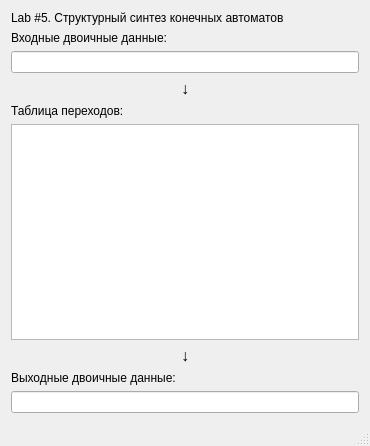
<?xml version="1.0" encoding="UTF-8"?>
<ui version="4.0">
 <class>MainWindow</class>
 <widget class="QMainWindow" name="MainWindow">
  <property name="geometry">
   <rect>
    <x>0</x>
    <y>0</y>
    <width>370</width>
    <height>446</height>
   </rect>
  </property>
  <property name="windowTitle">
   <string>Шатохин V20</string>
  </property>
  <widget class="QWidget" name="centralWidget">
   <layout class="QVBoxLayout" name="verticalLayout">
    <item>
     <widget class="QLabel" name="label_2">
      <property name="text">
       <string>Lab #5. Структурный синтез конечных автоматов</string>
      </property>
     </widget>
    </item>
    <item>
     <widget class="QLabel" name="label_5">
      <property name="text">
       <string>Входные двоичные данные:</string>
      </property>
     </widget>
    </item>
    <item>
     <widget class="QLineEdit" name="lineEditInput"/>
    </item>
    <item>
     <widget class="QLabel" name="label">
      <property name="font">
       <font>
        <pointsize>12</pointsize>
       </font>
      </property>
      <property name="text">
       <string>↓</string>
      </property>
      <property name="alignment">
       <set>Qt::AlignCenter</set>
      </property>
     </widget>
    </item>
    <item>
     <widget class="QLabel" name="label_10">
      <property name="text">
       <string>Таблица переходов:</string>
      </property>
     </widget>
    </item>
    <item>
     <widget class="QTableView" name="tableView">
      <attribute name="horizontalHeaderStretchLastSection">
       <bool>true</bool>
      </attribute>
      <attribute name="verticalHeaderStretchLastSection">
       <bool>false</bool>
      </attribute>
      <attribute name="horizontalHeaderStretchLastSection">
       <bool>true</bool>
      </attribute>
      <attribute name="verticalHeaderStretchLastSection">
       <bool>false</bool>
      </attribute>
     </widget>
    </item>
    <item>
     <widget class="QLabel" name="label_3">
      <property name="font">
       <font>
        <pointsize>12</pointsize>
       </font>
      </property>
      <property name="text">
       <string>↓</string>
      </property>
      <property name="alignment">
       <set>Qt::AlignCenter</set>
      </property>
     </widget>
    </item>
    <item>
     <widget class="QLabel" name="label_6">
      <property name="text">
       <string>Выходные двоичные данные:</string>
      </property>
     </widget>
    </item>
    <item>
     <widget class="QLineEdit" name="lineEditOutput">
      <property name="readOnly">
       <bool>true</bool>
      </property>
     </widget>
    </item>
   </layout>
  </widget>
  <widget class="QStatusBar" name="statusBar"/>
 </widget>
 <layoutdefault spacing="6" margin="11"/>
 <tabstops>
  <tabstop>lineEditInput</tabstop>
  <tabstop>lineEditOutput</tabstop>
 </tabstops>
 <resources/>
 <connections/>
</ui>
